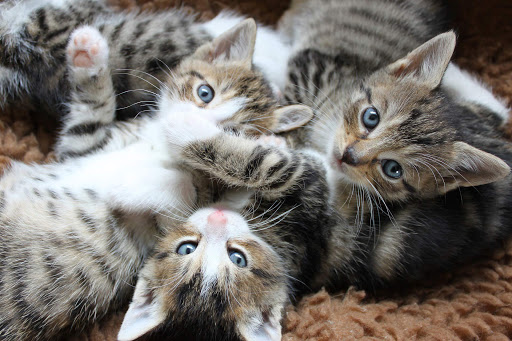
#> input picture cats.jpg, 512 x 341 px
$ python convert_image.py
#> lines starting #> are read from the running program, lines starting #| are printed output that depends on the picture
import cv2 as cv
img = cv.imread("cats.jpg")
#> img is the input picture: shape (341, 512, 3); mean B, G, R 108, 112.9, 117.9
cv.imshow("Original", img)

# Convert to gray
gray = cv.cvtColor(img, cv.COLOR_BGR2GRAY)
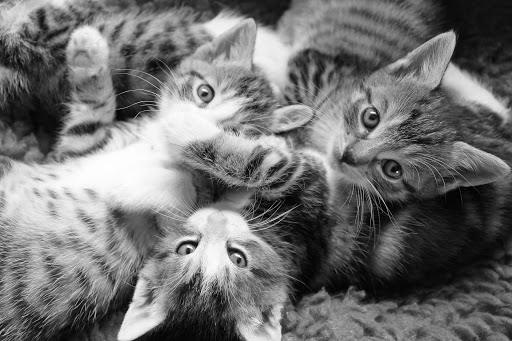
#> gray: shape (341, 512); min 0, max 255, mean 113.8
cv.imshow("Gray", gray)

# Convert to HSV
hsv = cv.cvtColor(img, cv.COLOR_BGR2HSV)
#> hsv: shape (341, 512, 3); mean H, S, V 44.1, 42.9, 120.6
cv.imshow("HSV", hsv)

# Convert to RGB
rgb = cv.cvtColor(img, cv.COLOR_BGR2RGB)
cv.imshow("RGB", rgb)

# Convert to Canny Edge
canny = cv.Canny(img, 125, 175)
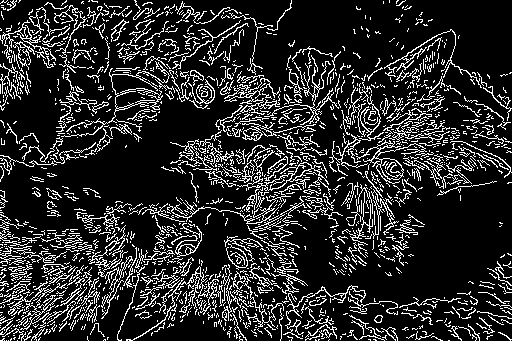
#> canny: shape (341, 512); 16.7% white in thin lines or dots
cv.imshow("Canny Edges", canny)

# Convert to Blur
blur = cv.GaussianBlur(img, (7, 7), cv.BORDER_DEFAULT)
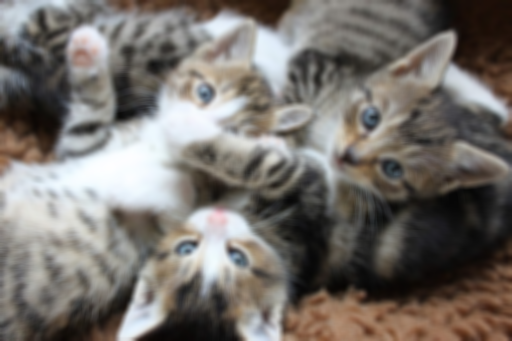
#> blur: shape (341, 512, 3); mean B, G, R 108, 112.9, 117.9
cv.imshow("Blur", blur)

cv.waitKey(0)

$ run again, with outing_large.jpg copied over cats.jpg
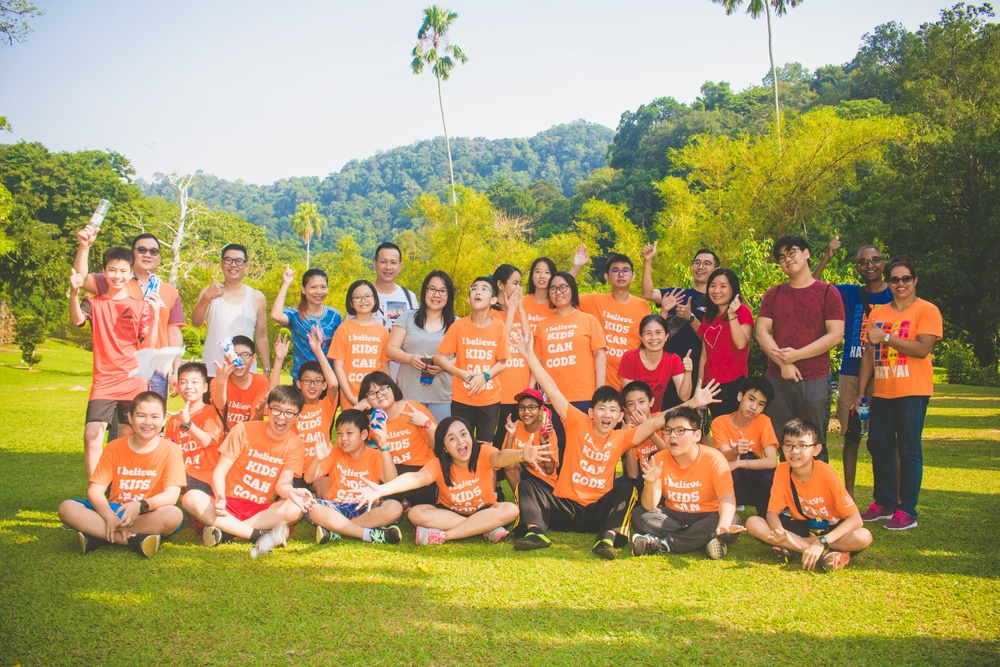
#> input picture outing_large.jpg, 1000 x 667 px, shrunk from 4959 x 3306 before the run
#> img is the input picture: shape (667, 1000, 3); mean B, G, R 105, 154.3, 169.1
#> hsv: shape (667, 1000, 3); mean H, S, V 46.8, 114.4, 176.8
#> `canny = cv.Canny(img, 125, 175)`:
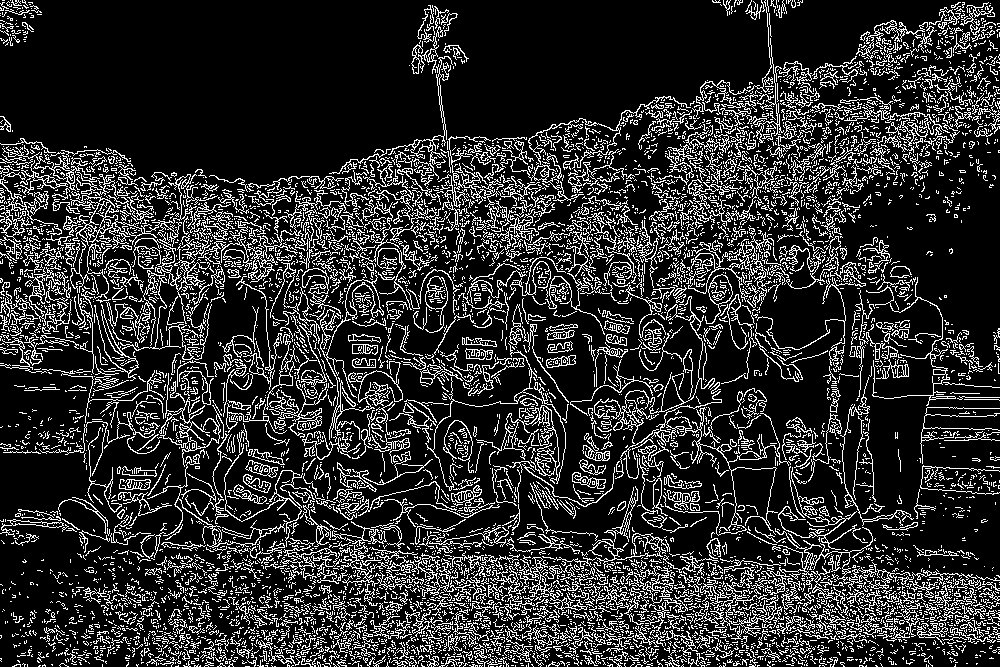
#> canny: shape (667, 1000); 18% white in thin lines or dots
#> `blur = cv.GaussianBlur(img, (7, 7), cv.BORDER_DEFAULT)`:
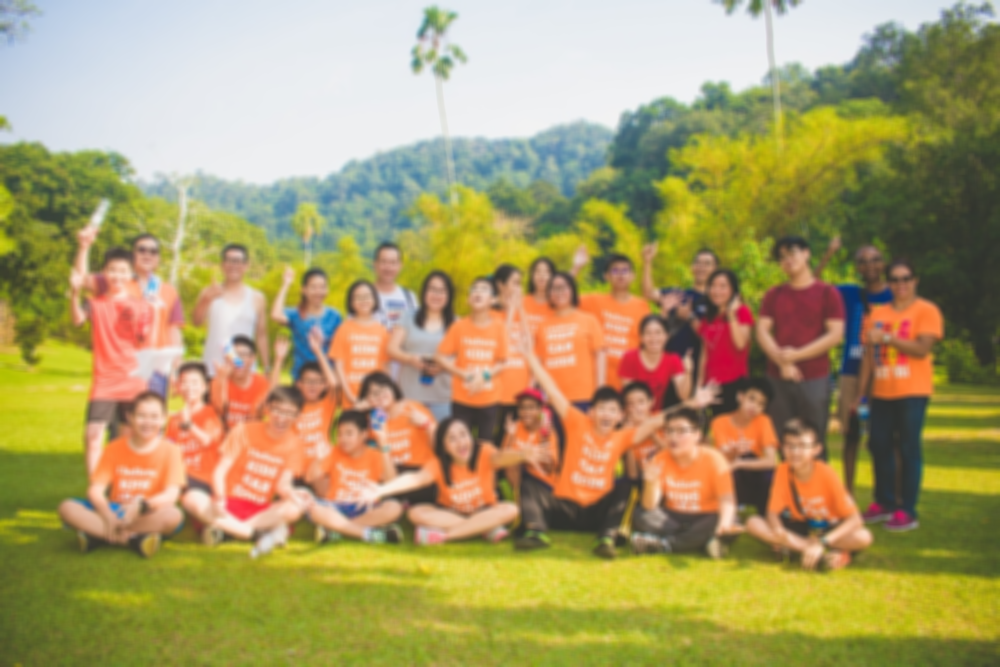
#> blur: shape (667, 1000, 3); mean B, G, R 105, 154.3, 169.1
